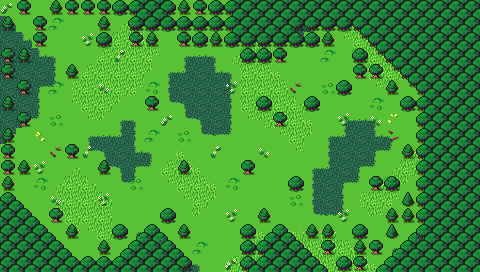

Tiled map render using the project's own tile images. Description and the map definition, with tile-layer contents summarised, below:
An orthogonal 30x17 tile map with 16x16 px tiles, 3 tile layers (Background, Ground, Clutter), 2 tilesets and 15 objects.

<map version="1.10" tiledversion="1.10.1" orientation="orthogonal" renderorder="right-down" width="30" height="17" tilewidth="16" tileheight="16" infinite="0" nextlayerid="7" nextobjectid="77">
 <editorsettings>
  <export target="wastetown..tmx" format="tmx" />
 </editorsettings>
 <properties>
  <property name="dungeonEffect">{
  "startBattleWithCard": [ "Treetop Village" ],
}</property>
 </properties>
 <tileset firstgid="1" source="../../tileset/main.tsx" />
 <tileset firstgid="10113" source="../../tileset/buildings.tsx" />
 <layer id="1" name="Background" width="30" height="17">
  <data>[510 cells, 510 non-empty, 1 distinct tile ids]</data>
 </layer>
 <layer id="2" name="Ground" width="30" height="17">
  <data>[510 cells, 269 non-empty, 31 distinct tile ids]</data>
 </layer>
 <layer id="3" name="Clutter" width="30" height="17">
  <properties>
   <property name="spriteLayer" type="bool" value="true" />
  </properties>
  <data>[510 cells, 280 non-empty, 32 distinct tile ids]</data>
 </layer>
 <objectgroup id="4" name="Objects">
  <object id="38" template="../../obj/entry_up.tx" x="193.5" y="272" width="48" height="27">
   <properties>
    <property name="teleport" value="" />
   </properties>
  </object>
  <object id="62" template="../../obj/enemy.tx" x="194.5" y="111.5">
   <properties>
    <property name="enemy" value="Gorilla" />
    <property name="threatRange" type="int" value="50" />
   </properties>
  </object>
  <object id="63" template="../../obj/enemy.tx" x="97.0361" y="97.7062">
   <properties>
    <property name="enemy" value="Gorilla" />
    <property name="threatRange" type="int" value="50" />
    <property name="waypoints" value="70,69,71,72,73,72,71,69" />
   </properties>
  </object>
  <object id="64" template="../../obj/enemy.tx" x="338.026" y="132.015">
   <properties>
    <property name="enemy" value="Gorilla" />
    <property name="threatRange" type="int" value="50" />
    <property name="waypoints" value="75,74,76" />
   </properties>
  </object>
  <object id="65" template="../../obj/treasure.tx" x="195.5" y="96" />
  <object id="66" template="../../obj/booster.tx" x="21.4794" y="146.253">
   <properties>
    <property name="reward">[
  {
    "editions": [ "RIX" ],
    "type": "card",
    "count": 10,
    "colors": [ "green" ],
    "rarity": [ "Common" ]
  },
  {
    "editions": [ "RIX" ],
    "type": "card",
    "count": 3,
    "colors": [ "green" ],
    "rarity": [ "Uncommon" ]
  },
  {
    "editions": [ "RIX" ],
    "type": "card",
    "count": 1,
    "colors": [ "green" ],
    "rarity": [ "Rare", "Mythic Rare" ]
  }
]
</property>
   </properties>
  </object>
  <object id="68" template="../../obj/manashards.tx" x="338.212" y="224.407" />
  <object id="69" template="../../obj/waypoint.tx" x="92.7784" y="148.309" />
  <object id="70" template="../../obj/waypoint.tx" x="94.1495" y="74.2681" />
  <object id="71" template="../../obj/waypoint.tx" x="150.366" y="147.624" />
  <object id="72" template="../../obj/waypoint.tx" x="130.485" y="214.809" />
  <object id="73" template="../../obj/waypoint.tx" x="69.4691" y="205.211" />
  <object id="74" template="../../obj/waypoint.tx" x="338.897" y="199.727" />
  <object id="75" template="../../obj/waypoint.tx" x="363.578" y="124.315" />
  <object id="76" template="../../obj/waypoint.tx" x="288.165" y="151.052" />
 </objectgroup>
</map>
